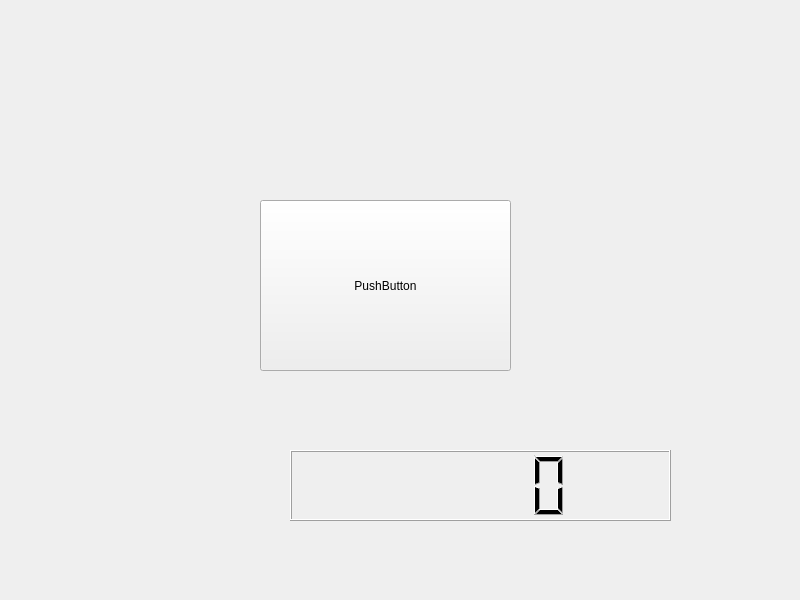
<?xml version="1.0" encoding="UTF-8"?>
<ui version="4.0">
 <class>Widget</class>
 <widget class="QWidget" name="Widget">
  <property name="geometry">
   <rect>
    <x>0</x>
    <y>0</y>
    <width>800</width>
    <height>600</height>
   </rect>
  </property>
  <property name="windowTitle">
   <string>Widget</string>
  </property>
  <widget class="QPushButton" name="pushButton">
   <property name="geometry">
    <rect>
     <x>260</x>
     <y>200</y>
     <width>251</width>
     <height>171</height>
    </rect>
   </property>
   <property name="text">
    <string>PushButton</string>
   </property>
  </widget>
  <widget class="QLCDNumber" name="lcdNumber">
   <property name="geometry">
    <rect>
     <x>290</x>
     <y>450</y>
     <width>381</width>
     <height>71</height>
    </rect>
   </property>
  </widget>
 </widget>
 <resources/>
 <connections/>
</ui>
